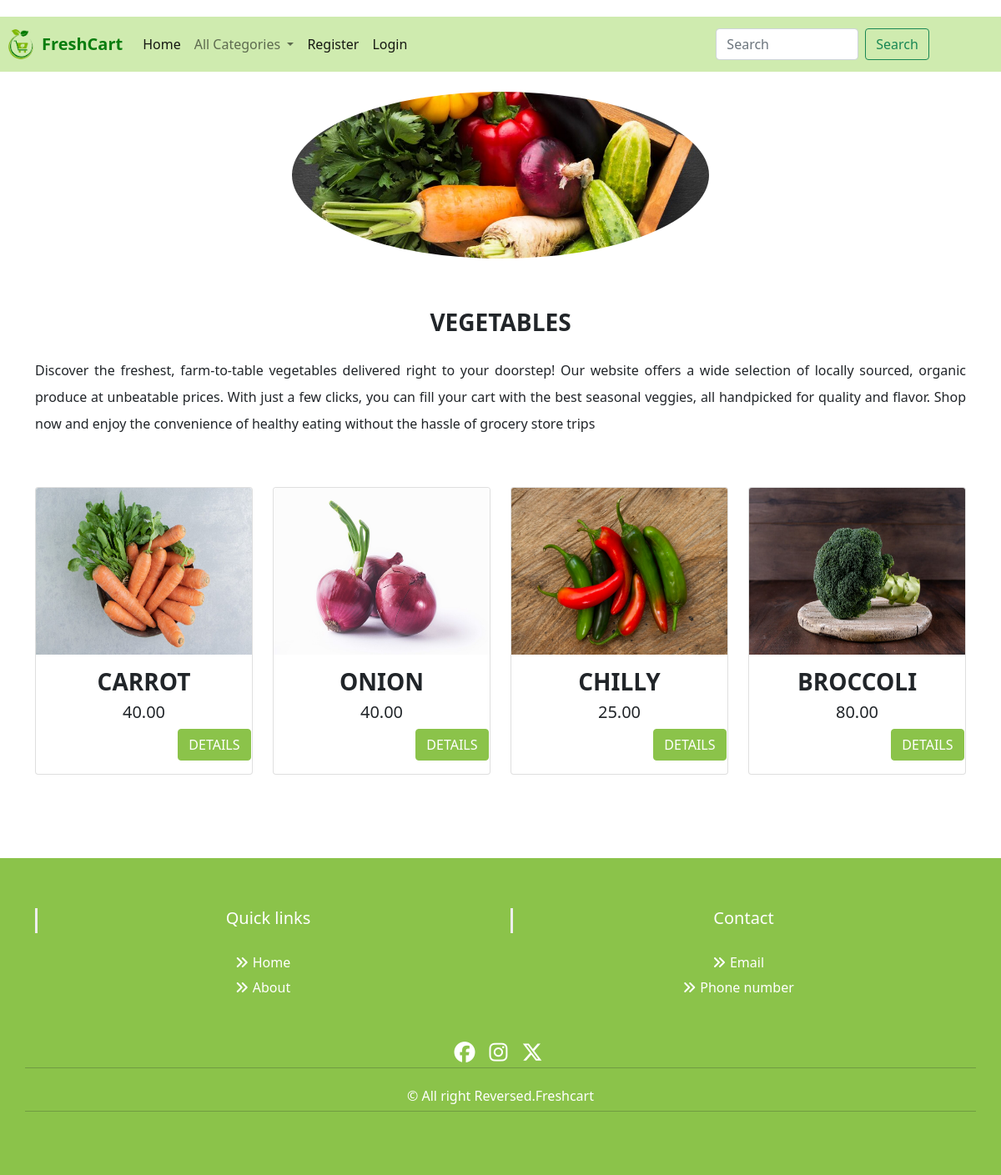
Screenshot of /allproducts/VEGETABLES with the database file from the repository.
### shop/models.py (models this page shows, shortened)
class Category(models.Model):
    name=models.CharField(max_length=200)
    desc=models.TextField()
    image=models.ImageField(upload_to='shop/categories', blank=True, null=True)

class Product(models.Model):
    name = models.CharField(max_length=200)
    desc = models.TextField()
    image = models.ImageField(upload_to='shop/products', blank=True, null=True)
    price= models.DecimalField(max_digits=10,decimal_places=2)
    category=models.ForeignKey(Category,on_delete=models.CASCADE)
    stock=models.IntegerField()
    available=models.BooleanField(default=True)
    created=models.DateTimeField(auto_now_add=True)
    updated=models.DateTimeField(auto_now=True)

### shop/views.py (the view)
# urls.py: path('allproducts/<p>',views.allproducts,name="allproducts"),
def allproducts(request,p):
    c=Category.objects.get(name=p)
    p=Product.objects.filter(category=c)
    return render(request,'product.html',{'c':c,'p':p})

### shop/context_processors.py (called while the page is built)
def menu_links(request):
    c=Category.objects.all()
    return{'links':c}

### templates/product.html
{% extends 'base.html' %}
{% load static %}
{% block content %}
<div class="container-fluid mt-4" style="margin-bottom:60px;">
    <div class="d-flex justify-content-center">
    <img src="{{c.image.url}}"  class="circular-image" width="10cd0%" height="450px">
    </div>
</div>
<div class="container mt-1" style="margin-bottom:60px;">
    <h3 class="text-center fw-bold pb-3"> {{c.name}}</h3>
    <p style="line-height:2;text-align:justify;"> {{c.desc}} </p>
</div>
<div class="container" style="margin-bottom:100px;">
    <div class="row">
        {% for i in p %}
        <div class="col-12 col-md-6 col-lg-3">
            <div class="card" >
  <img src="{{i.image.url}}" class="card-img-top" alt="..." height="200px" width="100%;">
  <div class="card-body" >
    <h3 class="card-title text-center">{{i.name}}</h3>
      <h5 class="text-center">{{i.price}}</h5>
    <a href="{% url 'shop:detail' i.name %}" class="btn btn-primary" style="position:relative;left:38%; bottom:30%;">DETAILS</a>
  </div>
</div>
        </div>{% endfor %}
    </div>
</div>
{% endblock %}

### templates/base.html (shortened to what this page needs)
<!DOCTYPE html>
{% load static %}
<html lang="en">
<head>
    <link href="https://cdn.jsdelivr.net/npm/bootstrap@5.0.2/dist/css/bootstrap.min.css" rel="stylesheet">
    <link rel="stylesheet" href="{% static 'css/style.css' %}">
    <link rel="stylesheet" href="https://cdnjs.cloudflare.com/ajax/libs/font-awesome/6.6.0/css/all.min.css" />
	<link href="https://raw.githubusercontent.com/daneden/animate.css/master/animate.css" rel="stylesheet"/>
</head>
<header>
<div class="container-fluid">
  <nav class="navbar navbar-expand-lg navbar-light  w-100" style="background-color: #cfebaf;">
	   <img class="image" src="{% static 'images/logo.png' %}" alt="logo" style="height: 50px; width:50px;">
    <a class="navbar-brand" href="{% url 'shop:allcat' %}" style="color:rgb(10 125 15);font-weight:700;">FreshCart</a>
    <div class="collapse navbar-collapse" id="navbarSupportedContent">
      <ul class="navbar-nav me-auto mb-2 mb-lg-0">
        <li class="nav-item">
          <a class="nav-link active" aria-current="page" href="{% url 'shop:allcat' %}">Home</a>
        </li>
        <li class="nav-item dropdown">
          <a class="nav-link dropdown-toggle" href="#" id="navbarDropdown" role="button" data-bs-toggle="dropdown" aria-expanded="false">
            All Categories
          </a>
        </li>
        {% if user.is_authenticated %}
        <li class="nav-item">
          <a class="nav-link" aria-current="page" href="{% url 'cart:cartview' %}">
            <i class="fa-solid fa-cart-shopping"></i>&nbsp;&nbsp;<sub>{{count}}</sub>
          </a>
        </li>
        <li class="nav-item">
          <a class="nav-link active" aria-current="page" href="{% url 'shop:logout' %}">Logout</a>
        </li>
        {% else %}
        <li class="nav-item">
          <a class="nav-link active" aria-current="page" href="{% url 'shop:register' %}">Register</a>
        </li>
        <li class="nav-item">
          <a class="nav-link active" aria-current="page" href="{% url 'shop:login' %}">Login</a>
        </li>
        {% endif %}
      </ul>
      <form class="d-flex" method="POST" action="{% url 'search:search' %}">
        <input class="form-control me-2" type="search" name="q" placeholder="Search" aria-label="Search">
        <button class="btn btn-outline-success" type="submit">Search</button>
      </form>
    </div>
  </nav>
</div>
</header>
{% block content %}
{% endblock %}
<footer>
    	<section id="footer">
		<div class="container">
			<div class="row text-center text-xs-center text-sm-left text-md-left">
				<div class="col-xs-12 col-sm-4 col-md-6">
					<h5>Quick links</h5>
					<ul class="list-unstyled quick-links">
						<li><a href=""><i class="fa fa-angle-double-right"></i>Home</a></li>
						<li><a href=""><i class="fa fa-angle-double-right"></i>About</a></li>
					</ul>
				</div>
				<div class="col-xs-12 col-sm-4 col-md-6">
					<h5>Contact</h5>
					<ul class="list-unstyled quick-links">
						<li><a href=""><i class="fa fa-angle-double-right"></i>Email</a></li>
						<li><a href=""><i class="fa fa-angle-double-right"></i>Phone number</a></li>
					</ul>
				</div>
			</div>
			<div class="row">
				<div class="col-xs-12 col-sm-12 col-md-12 mt-2 mt-sm-5">
					<ul class="list-unstyled list-inline social text-center">
						<li class="list-inline-item"><a href="https://www.fiverr.com/share/qb8D02"><i class="fa-brands fa-facebook"></i></a></li>
						<li class="list-inline-item"><a href="https://www.fiverr.com/share/qb8D02"><i class="fa-brands fa-instagram"></i></a></li>
						<li class="list-inline-item"><a href="https://www.fiverr.com/share/qb8D02"><i class="fa-brands fa-x-twitter"></i></a></li>
					</ul>
				</div>
				<hr>
			</div>
			<div class="row">
				<div class="col-xs-12 col-sm-12 col-md-12 mt-2 mt-sm-2 text-center text-white">
					<p class="h6">© All right Reversed.<a class="text-green ml-2" href="https://www.sunlimetech.com" target="_blank">Freshcart</a></p>
				</div>
				<hr>
			</div>
		</div>
	</section>
</footer>
</html>

### static/css/style.css (style rules this page uses)
section { padding: 60px 0; }
.container-fluid { margin: 0; padding: 0; }
body, html { width: 100%; margin: 0; padding: 0; }
#footer { background: #8bc34a !important; }
#footer h5 { padding-left: 10px; border-left: 3px solid #eeeeee; padding-bottom: 6px; margin-bottom: 20px; color:#ffffff; }
#footer a { color: #ffffff; text-decoration: none !important; background-color: transparent; -webkit-text-decoration-skip: objects; }
#footer ul.social li { padding: 3px 0; }
#footer ul.social li a i { margin-right: 5px; font-size:25px; -webkit-transition: .5s all ease; -moz-transition: .5s all ease; transition: .5s all ease; }
#footer ul.social li a, #footer ul.quick-links li a { color:#ffffff; }
#footer ul.quick-links li { padding: 3px 0; -webkit-transition: .5s all ease; -moz-transition: .5s all ease; transition: .5s all ease; }
#footer ul.quick-links li a i { margin-right: 5px; }
nav.navbar.navbar-expand-lg.navbar-light { background-color: #cfebaf; }
.card-title { text-align:center; font-weight:700; }
.card-title { text-align:center; }
.circular-image { width: 500px; height: 200px; border-radius: 50%; object-fit: cover; justify-content: center; align-items: center; }
ul { margin:0; padding:0; list-style:none; }
a.btn.btn-primary { background-color:#8BC34A; border-color: #8BC34A; margin-left:30%; }
.form-control { display: block; width: 50%; padding: .375rem .75rem; font-size: 1rem; font-weight: 400; line-height: 1.5; color: #212529; background-color: #fff; background-clip: padding-box; border: 1px solid #ced4da; -webkit-appearance: none; -moz-appearance: none; appearance: none; border-radius: .25rem; transition: border-color .15s ease-in-out, box-shadow .15s ease-in-out; }

### rows the page displays
Category: image (picture), name "VEGETABLES", desc "Discover the freshest, farm-to-table vegetables delivered right to your doorstep! Our website offers a wide selection of locally sourced, organic produce at unbeatable prices. With just a few clicks, you can fill your cart with the best seasonal veggies, all handpicked for quality and flavor. Shop now and enjoy the convenience of healthy eating without the hassle of grocery store trips"
Product: image (picture), name "CARROT", price "40.00"
Product: image (picture), name "ONION", price "40.00"
Product: image (picture), name "CHILLY", price "25.00"
Product: image (picture), name "BROCCOLI", price "80.00"
